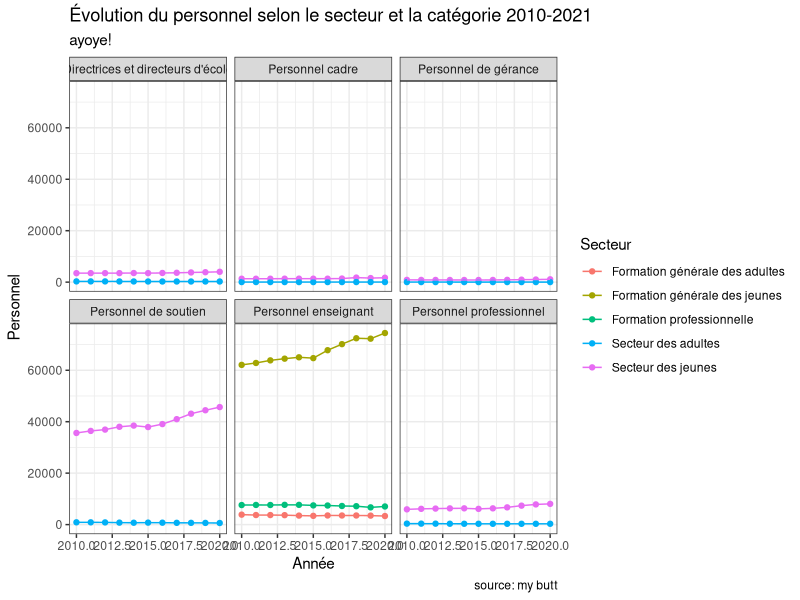

Write R code to recreate this figure.
library(dplyr) # pour manipuler les données (filter les lignes, mutater et sélectionner les colonnes, etc)
library(readr) # pour importer le csv en mémoire
library(ggplot2) # pour créer des graphiques

ETP_par_CSS <- readr:::read_csv("data/ETP_par_CSS.csv")

ETP_par_CSS %>% 
  dplyr::filter(secteur != "Total") %>%   # on garde seulement les lignes où secteur n'est pas égal à "Total"
  ggplot(  # on commence un graphique
    data = .,   # on va utiliser les données qu'on vient de pousser
    aes(x= annee, y = personnel, color = secteur)) +  # 'on veut l'esthétique suivante:
   # année en x,  personnel en y, secteur en couleur
  facet_wrap(~ categorie)  +   # 
  geom_point() +   # on veut un point pour chaque observation
  geom_line() +  # on veut des lignes  qui relient les points de chaque couleur
  theme_bw() + # on veut  le theme black & white, moins laid que le thème par défaut
  labs(
    x = "Année",
    y = "Personnel",
    color = "Secteur",
    title = "Évolution du personnel selon le secteur et la catégorie 2010-2021",
    subtitle = "ayoye!",
    caption = "source: my butt"
  )
